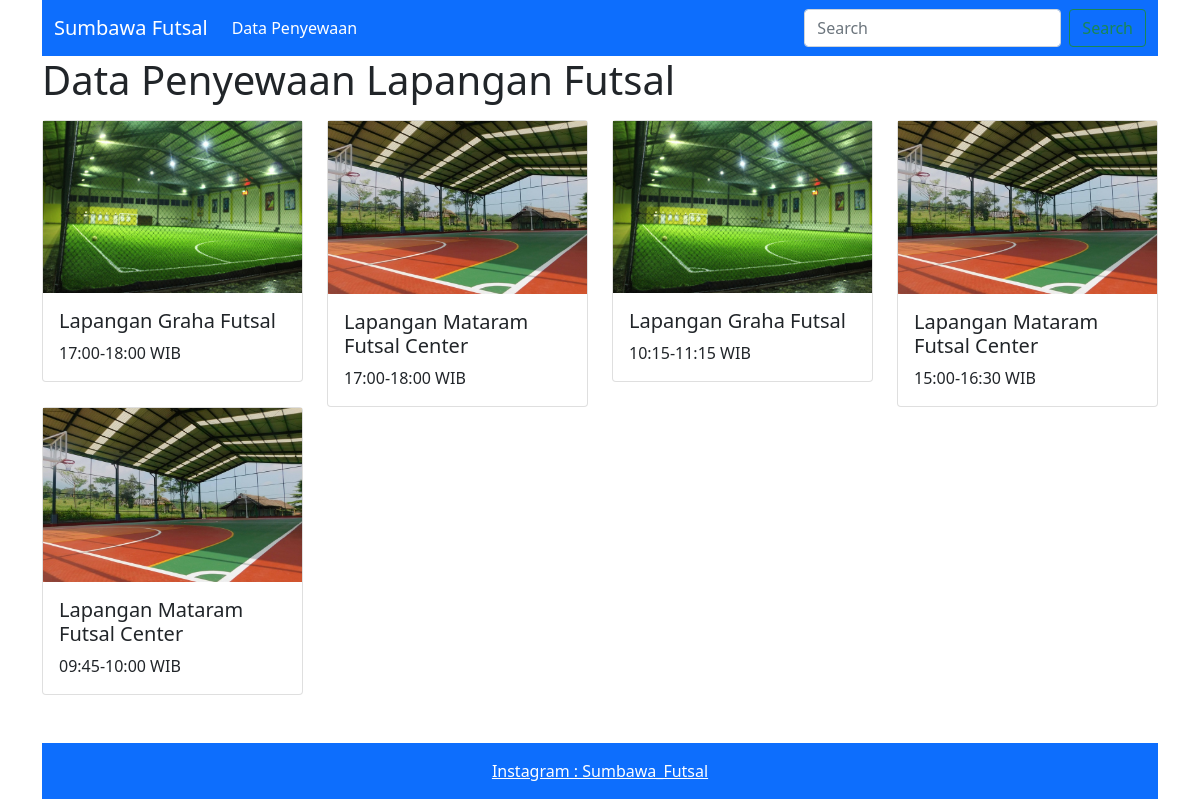
The page / on the database its author committed.
### tables this page shows
CREATE TABLE `sewa` (
  `id_penyewaan` int(10) NOT NULL,
  `nama_penyewa` varchar(50) NOT NULL,
  `durasi` varchar(50) NOT NULL,
  `tanggal` date NOT NULL,
  `jam` varchar(50) NOT NULL,
  `gambar` text NOT NULL
);

### index.php (the view, shortened to what this page needs)
<!doctype html>
<html lang="en">
  <head>
    <link href="https://cdn.jsdelivr.net/npm/bootstrap@5.1.3/dist/css/bootstrap.min.css" rel="stylesheet">
  </head>
  <body>
      <div class="container">
      <?php
      include 'navbar_index.php';
      ?>
          <h1>Data Penyewaan Lapangan Futsal</h1>
          <div class="row mt-3">
          <?php
                  require 'admin/setting.php';
                  $sql = "SELECT * FROM sewa";
                  $query = mysqli_query($koneksi, $sql);
                  while($data = mysqli_fetch_object($query)){
                  ?>
              <div class="col-sm-3">
                  <div class="card">
                    <img src="admin/gambar/<?= $data->gambar;?>" alt="">
                    <div class="card-body">
                        <h5 class="cad-title"><?=$data->nama_penyewa;?></h5>
                        <p class="card-text"><?= $data->jam;?></p>
                    </div>
                  </div>
              </div>
              <?php
                  }
              ?>
          </div>
          <?php include 'admin/footer.php' ?>
      </div>
  </body>
</html>

### navbar_index.php (shortened to what this page needs)
<nav class="navbar navbar-expand-lg navbar-dark bg-primary">
  <div class="container-fluid">
    <a class="navbar-brand" href="#">Sumbawa Futsal </a>
    <div class="collapse navbar-collapse" id="navbarSupportedContent">
      <ul class="navbar-nav me-auto mb-2 mb-lg-0">
        <li class="nav-item">
          <a class="nav-link active" aria-current="page" href="#">Data Penyewaan</a>
        </li>
      </ul>
      <form class="d-flex">
        <input class="form-control me-2" type="search" placeholder="Search" aria-label="Search">
        <button class="btn btn-outline-success" type="submit">Search</button>
      </form>
    </div>
  </div>
</nav>

### admin/footer.php
<footer class="bg-light text-center text-lg-start mt-5 ">
    <div class="text-center p-3 bg-primary">
    <a class="text-white"> Instagram : Sumbawa_Futsal</a>
    </div>
</footer>

### rows shown on the page
sewa: gambar (picture), nama_penyewa "Lapangan Graha Futsal", jam "17:00-18:00 WIB"
sewa: gambar (picture), nama_penyewa "Lapangan Mataram Futsal Center", jam "17:00-18:00 WIB"
sewa: gambar (picture), nama_penyewa "Lapangan Graha Futsal", jam "10:15-11:15 WIB"
sewa: gambar (picture), nama_penyewa "Lapangan Mataram Futsal Center", jam "15:00-16:30 WIB"
sewa: gambar (picture), nama_penyewa "Lapangan Mataram Futsal Center", jam "09:45-10:00 WIB"
